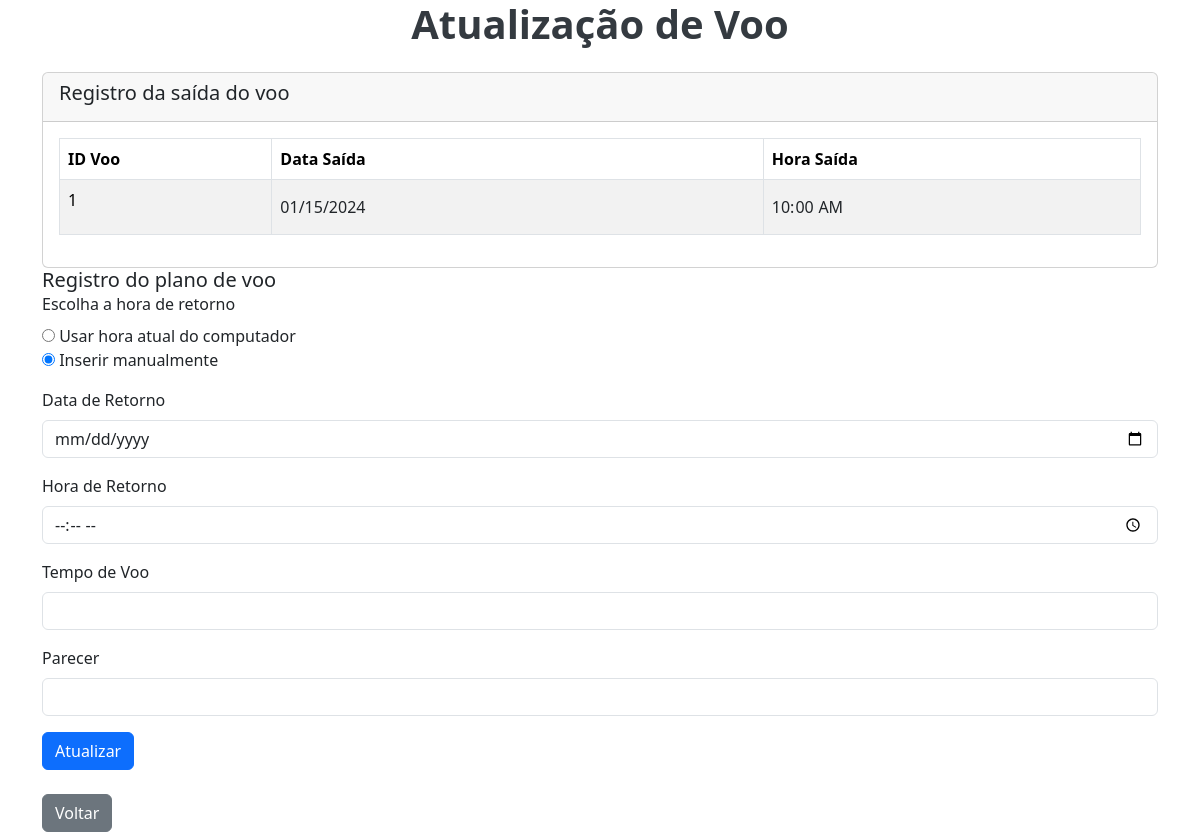
The app's page /registrosVoos/finalizavoo.php?id=1 with its own data.
### tables this page shows
create table registros_voos
(
idRegVoo int auto_increment primary key,
dataSaida date,
horaSaida time,
horaRetorno time,
tempoVoo time,
idAluno int,
idInstr int,
constraint fk_idAluno foreign key (idAluno) references alunos(idAluno),
constraint fk_idInstr foreign key (idInstr) references instrutores (idInstr)
);

### registrosVoos/finalizavoo.php (the view, shortened to what this page needs)
<?php
include("../conexao.php");
$id = $_GET['id'];
$busca = $conexao->prepare("SELECT * FROM registros_voos WHERE idRegVoo = ?");
$busca->execute([$id]);
$exibir = $busca->fetchAll(PDO::FETCH_ASSOC);
?>
<!DOCTYPE html>
<html lang="pt-br">
<head>
    <link href="https://cdn.jsdelivr.net/npm/bootstrap@5.3.3/dist/css/bootstrap.min.css" rel="stylesheet"
>
</head>
<body>
    <div class="container">
        <h1 class="mb-4">Atualização de Voo</h1>
        <div class="card">
            <div class="card-header">
                <h5 class="card-title">Registro da saída do voo</h5>
            </div>
            <div class="card-body">
                <table class="table table-striped table-bordered">
                    <thead>
                        <tr>
                            <th>ID Voo</th>
                            <th>Data Saída</th>
                            <th>Hora Saída</th>
                        </tr>
                    </thead>
                    <tbody>
                        <?php foreach ($exibir as $saidas): ?>
                            <tr>
                                <td><?php echo htmlspecialchars($saidas['idRegVoo']); ?></td>
                                <td>
                                    <input type="date" id="dataSaida" class="form-control-plaintext"
                                        value="<?php echo htmlspecialchars($saidas['dataSaida']); ?>" readonly>
                                </td>
                                <td>
                                    <input type="time" id="horaSaida" class="form-control-plaintext"
                                        value="<?php echo htmlspecialchars($saidas['horaSaida']); ?>" readonly>
                                </td>
                            </tr>
                        <?php endforeach; ?>
                    </tbody>
                </table>
            </div>
        </div>
        <form method="POST">
            <div class="card-header">
                <h5 class="card-title">Registro do plano de voo</h5>
            </div>
            <div class="mb-3">
                <label for="usarHoraComputador" class="form-label">Escolha a hora de retorno</label>
                <div>
                    <input type="radio" id="usarHoraComputadorSim" name="usarHoraComputador" value="sim" onclick="definirHoraAtual()">
                    <label for="usarHoraComputadorSim">Usar hora atual do computador</label>
                </div>
                <div>
                    <input type="radio" id="usarHoraComputadorNao" name="usarHoraComputador" value="nao" checked>
                    <label for="usarHoraComputadorNao">Inserir manualmente</label>
                </div>
            </div>
            <div class="mb-3">
                <label for="dataRetorno" class="form-label">Data de Retorno</label>
                <input type="date" class="form-control" id="dataRetorno" name="dataRetorno" required>
            </div>
            <div class="mb-3">
                <label for="horaRetorno" class="form-label">Hora de Retorno</label>
                <input type="time" class="form-control" id="horaRetorno" name="horaRetorno" oninput="calcularTempoVoo()"
                    required>
            </div>
            <div class="mb-3">
                <label for="tempoVoo" class="form-label">Tempo de Voo</label>
                <input type="text" class="form-control" id="tempoVoo" name="tempoVoo" readonly>
            </div>
            <div class="mb-3">
                <label for="parecer" class="form-label">Parecer</label>
                <input type="text" class="form-control" id="parecer" name="parecer" required>
            </div>
            <button type="submit" class="btn btn-primary">Atualizar</button>
        </form>
        <br>
        <a href="lista_voo_abertos.php" class="btn btn-secondary">Voltar</a>
    </div>
</body>
</html>

### registrosVoos/finalizavoo.php (style rules this page uses)
h1 { text-align: center; margin-bottom: 2rem; font-size: 2.5rem; font-weight: bold; color: #343a40; }

### records on screen
registros_voos: idRegVoo "1", dataSaida "01/15/2024", horaSaida "10:00:00"
